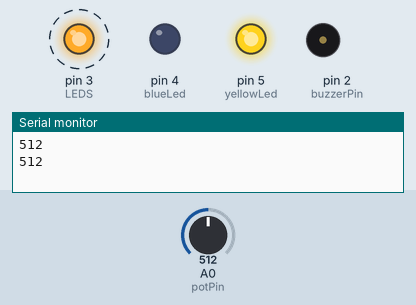
Bench run of a sketch on a simulated Arduino Uno, built with avr-gcc and run on an emulated ATmega328P. On the bench: output pins drawn as LEDs (lit = HIGH), buzzer (waves = sounding), the last lines printed to the serial monitor. Dashed ring = blinking. Inputs (shaded band) come from the test bench; at power-on: A0 (potPin) = 512. Random numbers use the default seed unless the sketch sets one; pins used as bus, display or sensor lines are not drawn.

Above: at 2.1 s.
2.2 s: A0 (potPin) set to 122
At 2.81 s:
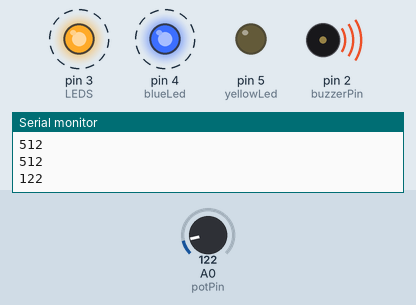
5.7 s: A0 (potPin) set to 306
At 6.14 s:
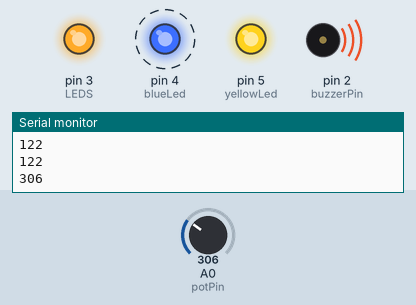
10.4 s: A0 (potPin) set to 290
At 13.15 s:
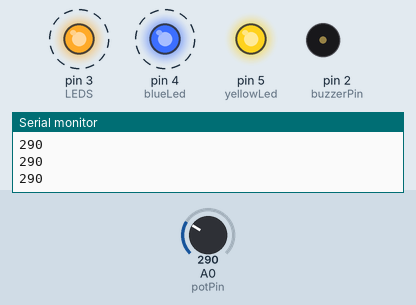
13.9 s: A0 (potPin) set to 310
Timing chart, 0 to 18.4 s (numbered marks = the images above; inputs shaded):
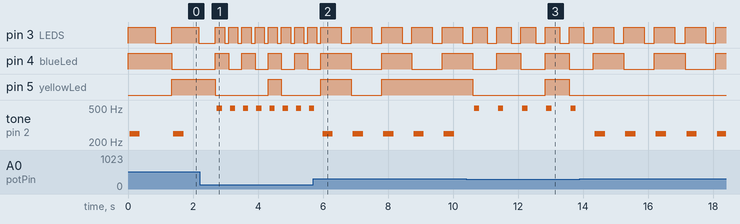

The sketch:

repairSketch.ino
```cpp
int potPin = 0;
int LEDS = 3;
int blueLed = 4;
int yellowLed = 5;
int val = 0;
int buzzerPin = 2;
bool blueLedOn = false;

void setup()
{
  // put your setup code here, to run once:
  pinMode(LEDS, OUTPUT);
  pinMode(blueLed, OUTPUT);
  pinMode(yellowLed, OUTPUT);
  pinMode(buzzerPin, OUTPUT);
  Serial.begin(9600);      // open the serial port at 9600 bps:
}

void loop()
{
  // put your main code here, to run repeatedly:
  val = analogRead(potPin);    // read the value from the sensor
  Serial.println(val);

  if (random(50) > 30)
  {
    digitalWrite(yellowLed, HIGH);
  }
  else
  {
    digitalWrite(yellowLed, LOW);
  }

  digitalWrite(LEDS, HIGH);  // turn the ledPin on
  if (blueLedOn)
  {
    blueLedOn = false;
    digitalWrite(blueLed, LOW);
  }
  else
  {
    blueLedOn = true;
    digitalWrite(blueLed, HIGH);
  }

  int waitTime = 1;
  if (val < 300)
  {
    waitTime = 1;
  }
  else if (val < 600)
  {
    waitTime = 2;
  }
  else
  {
    waitTime = 3;
  }

  for (int i = 0; i < 80; i++)
  {
      digitalWrite(buzzerPin, HIGH);  // turn the ledPin on
      delay(waitTime);
      digitalWrite(buzzerPin, LOW);   // turn the ledPin off
      delay(waitTime);
  }
  delay(val);                  // stop the program for some time
  digitalWrite(LEDS, LOW);     // turn the ledPin off
  delay(val);                  // stop the program for some time
}
```

Measured:
- by itself, pin 3 (LEDS): repeats every 0.93 s: HIGH 0.63 s, LOW 0.31 s
- by itself, pin 4 (blueLed): alternates HIGH for 0.93 s and LOW for 0.93 s
- by itself, tone on pin 2 (buzzerPin): repeats every 0.93 s: 249 Hz 0.32 s, silent 0.61 s
